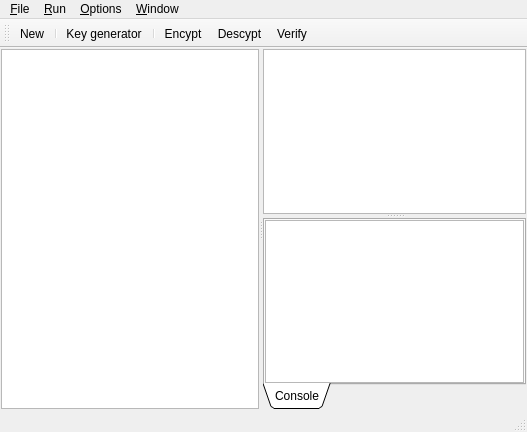
<ui version="4.0" >
 <class>QGnuPGPMenuClass</class>
 <widget class="QMainWindow" name="QGnuPGPMenuClass" >
  <property name="geometry" >
   <rect>
    <x>0</x>
    <y>0</y>
    <width>527</width>
    <height>432</height>
   </rect>
  </property>
  <property name="windowTitle" >
   <string>MainWindow</string>
  </property>
  <property name="windowIcon" >
   <iconset resource="QGnuPGPResources.qrc" >
    <normaloff>:/menu/icons/icons/script-32x32.png</normaloff>:/menu/icons/icons/script-32x32.png</iconset>
  </property>
  <widget class="QWidget" name="centralwidget" >
   <layout class="QVBoxLayout" name="verticalLayout_4" >
    <property name="spacing" >
     <number>1</number>
    </property>
    <property name="margin" >
     <number>1</number>
    </property>
    <item>
     <widget class="QSplitter" name="splitter_2" >
      <property name="frameShadow" >
       <enum>QFrame::Plain</enum>
      </property>
      <property name="lineWidth" >
       <number>1</number>
      </property>
      <property name="orientation" >
       <enum>Qt::Horizontal</enum>
      </property>
      <widget class="QWidget" name="gridLayoutWidget" >
       <layout class="QGridLayout" name="keyListLayout" >
        <item row="0" column="1" >
         <widget class="QTreeView" name="keyTreeView" >
          <property name="sizePolicy" >
           <sizepolicy vsizetype="Preferred" hsizetype="Preferred" >
            <horstretch>0</horstretch>
            <verstretch>0</verstretch>
           </sizepolicy>
          </property>
         </widget>
        </item>
       </layout>
      </widget>
      <widget class="QSplitter" name="splitter" >
       <property name="orientation" >
        <enum>Qt::Vertical</enum>
       </property>
       <widget class="QWidget" name="horizontalLayoutWidget" >
        <layout class="QHBoxLayout" name="filesForHandlingLayout" >
         <item>
          <widget class="QColumnView" name="filesForHandlingColumView" />
         </item>
        </layout>
       </widget>
       <widget class="QWidget" name="verticalLayoutWidget" >
        <layout class="QVBoxLayout" name="applicationOutputsTabsLayout" >
         <property name="spacing" >
          <number>0</number>
         </property>
         <item>
          <widget class="QTabWidget" name="applicationOutputsTabs" >
           <property name="tabPosition" >
            <enum>QTabWidget::South</enum>
           </property>
           <property name="tabShape" >
            <enum>QTabWidget::Triangular</enum>
           </property>
           <property name="currentIndex" >
            <number>0</number>
           </property>
           <property name="elideMode" >
            <enum>Qt::ElideMiddle</enum>
           </property>
           <widget class="QWidget" name="consoleTab" >
            <attribute name="title" >
             <string>Console</string>
            </attribute>
            <layout class="QVBoxLayout" name="verticalLayout_5" >
             <property name="spacing" >
              <number>0</number>
             </property>
             <property name="margin" >
              <number>0</number>
             </property>
             <item>
              <widget class="QTextEdit" name="consoleOutput" />
             </item>
            </layout>
           </widget>
          </widget>
         </item>
        </layout>
       </widget>
      </widget>
     </widget>
    </item>
   </layout>
  </widget>
  <widget class="QMenuBar" name="menubar" >
   <property name="geometry" >
    <rect>
     <x>0</x>
     <y>0</y>
     <width>527</width>
     <height>19</height>
    </rect>
   </property>
   <widget class="QMenu" name="menu_File" >
    <property name="title" >
     <string>&amp;File</string>
    </property>
    <addaction name="actionNew" />
    <addaction name="separator" />
    <addaction name="action_Exit" />
   </widget>
   <widget class="QMenu" name="menu_Run" >
    <property name="title" >
     <string>&amp;Run</string>
    </property>
    <addaction name="action_Key_generator" />
    <addaction name="separator" />
    <addaction name="action_Encypt" />
    <addaction name="action_Descypt" />
    <addaction name="action_Verify" />
    <addaction name="separator" />
    <addaction name="action_Signature" />
   </widget>
   <widget class="QMenu" name="menuOptions" >
    <property name="title" >
     <string>&amp;Options</string>
    </property>
    <widget class="QMenu" name="menu_Export_keys" >
     <property name="title" >
      <string>&amp;Export keys</string>
     </property>
     <property name="icon" >
      <iconset resource="QGnuPGPResources.qrc" >
       <normaloff>:/menu/icons/icons/save-key-48x48.png</normaloff>:/menu/icons/icons/save-key-48x48.png</iconset>
     </property>
     <addaction name="actionPublic_key" />
     <addaction name="actionAll_keys" />
    </widget>
    <addaction name="menu_Export_keys" />
    <addaction name="action_Import_keys" />
   </widget>
   <widget class="QMenu" name="menu_window" >
    <property name="title" >
     <string>&amp;Window</string>
    </property>
    <addaction name="action_Hitory" />
    <addaction name="separator" />
    <addaction name="action_About_QGnuPGP" />
   </widget>
   <addaction name="menu_File" />
   <addaction name="menu_Run" />
   <addaction name="menuOptions" />
   <addaction name="menu_window" />
  </widget>
  <widget class="QStatusBar" name="statusbar" />
  <widget class="QToolBar" name="toolBar" >
   <property name="windowTitle" >
    <string>toolBar</string>
   </property>
   <property name="toolButtonStyle" >
    <enum>Qt::ToolButtonTextUnderIcon</enum>
   </property>
   <attribute name="toolBarArea" >
    <enum>TopToolBarArea</enum>
   </attribute>
   <attribute name="toolBarBreak" >
    <bool>false</bool>
   </attribute>
   <addaction name="actionNew" />
   <addaction name="separator" />
   <addaction name="action_Key_generator" />
   <addaction name="separator" />
   <addaction name="action_Encypt" />
   <addaction name="action_Descypt" />
   <addaction name="action_Verify" />
  </widget>
  <action name="action_Encypt" >
   <property name="icon" >
    <iconset resource="QGnuPGPResources.qrc" >
     <normaloff>:/menu/icons/icons/binary-48x48.png</normaloff>:/menu/icons/icons/binary-48x48.png</iconset>
   </property>
   <property name="text" >
    <string>&amp;Encypt</string>
   </property>
  </action>
  <action name="action_Descypt" >
   <property name="icon" >
    <iconset resource="QGnuPGPResources.qrc" >
     <normaloff>:/menu/icons/icons/encrypted-48x48.png</normaloff>:/menu/icons/icons/encrypted-48x48.png</iconset>
   </property>
   <property name="text" >
    <string>&amp;Descypt</string>
   </property>
  </action>
  <action name="action_Key_generator" >
   <property name="icon" >
    <iconset resource="QGnuPGPResources.qrc" >
     <normaloff>:/menu/icons/icons/exec-48x48.png</normaloff>:/menu/icons/icons/exec-48x48.png</iconset>
   </property>
   <property name="text" >
    <string>&amp;Key generator</string>
   </property>
  </action>
  <action name="action_Verify" >
   <property name="icon" >
    <iconset resource="QGnuPGPResources.qrc" >
     <normaloff>:/menu/icons/icons/script-32x32.png</normaloff>:/menu/icons/icons/script-32x32.png</iconset>
   </property>
   <property name="text" >
    <string>&amp;Verify</string>
   </property>
  </action>
  <action name="action_Signature" >
   <property name="icon" >
    <iconset resource="QGnuPGPResources.qrc" >
     <normaloff>:/menu/icons/icons/signature-48x48.png</normaloff>:/menu/icons/icons/signature-48x48.png</iconset>
   </property>
   <property name="text" >
    <string>&amp;Signature</string>
   </property>
  </action>
  <action name="action_Import_keys" >
   <property name="icon" >
    <iconset resource="QGnuPGPResources.qrc" >
     <normaloff>:/menu/icons/icons/add-key-48x48.png</normaloff>:/menu/icons/icons/add-key-48x48.png</iconset>
   </property>
   <property name="text" >
    <string>&amp;Import keys</string>
   </property>
  </action>
  <action name="actionPublic_key" >
   <property name="icon" >
    <iconset resource="QGnuPGPResources.qrc" >
     <normaloff>:/menu/icons/icons/open-key-48x48.png</normaloff>:/menu/icons/icons/open-key-48x48.png</iconset>
   </property>
   <property name="text" >
    <string>Public key</string>
   </property>
  </action>
  <action name="actionAll_keys" >
   <property name="icon" >
    <iconset resource="QGnuPGPResources.qrc" >
     <normaloff>:/menu/icons/icons/key-48x48.png</normaloff>:/menu/icons/icons/key-48x48.png</iconset>
   </property>
   <property name="text" >
    <string>All keys</string>
   </property>
  </action>
  <action name="actionNew" >
   <property name="icon" >
    <iconset resource="QGnuPGPResources.qrc" >
     <normaloff>:/menu/icons/icons/man-48x48.png</normaloff>:/menu/icons/icons/man-48x48.png</iconset>
   </property>
   <property name="text" >
    <string>New...</string>
   </property>
  </action>
  <action name="action_Exit" >
   <property name="text" >
    <string>&amp;Exit</string>
   </property>
  </action>
  <action name="action_Hitory" >
   <property name="icon" >
    <iconset resource="QGnuPGPResources.qrc" >
     <normaloff>:/menu/icons/icons/reports-48x48.png</normaloff>:/menu/icons/icons/reports-48x48.png</iconset>
   </property>
   <property name="text" >
    <string>&amp;Hitory</string>
   </property>
  </action>
  <action name="action_About_QGnuPGP" >
   <property name="icon" >
    <iconset resource="QGnuPGPResources.qrc" >
     <normaloff>:/menu/icons/icons/readme-48x48.png</normaloff>:/menu/icons/icons/readme-48x48.png</iconset>
   </property>
   <property name="text" >
    <string>&amp;About QGnuPGP</string>
   </property>
  </action>
 </widget>
 <resources>
  <include location="QGnuPGPResources.qrc" />
 </resources>
 <connections/>
</ui>
